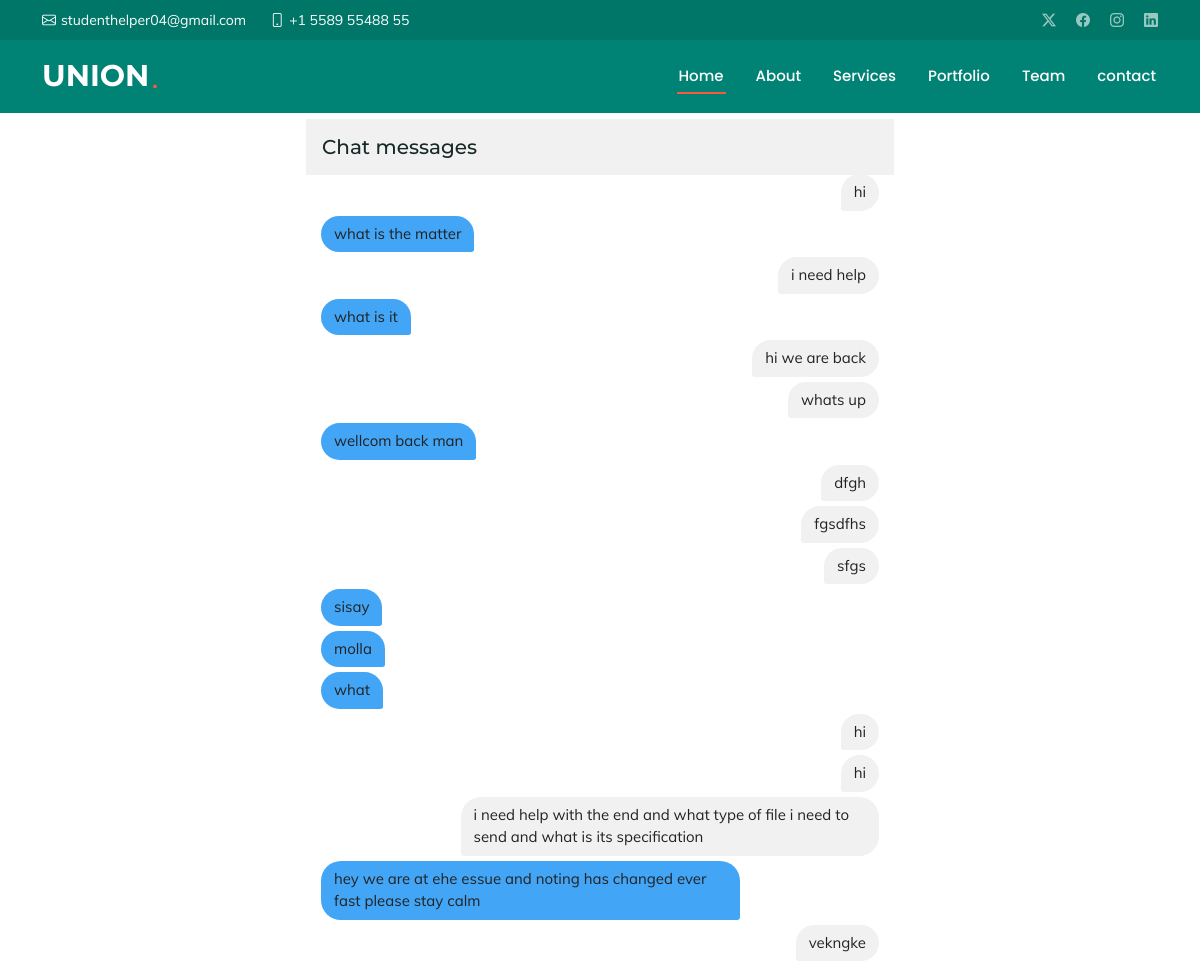
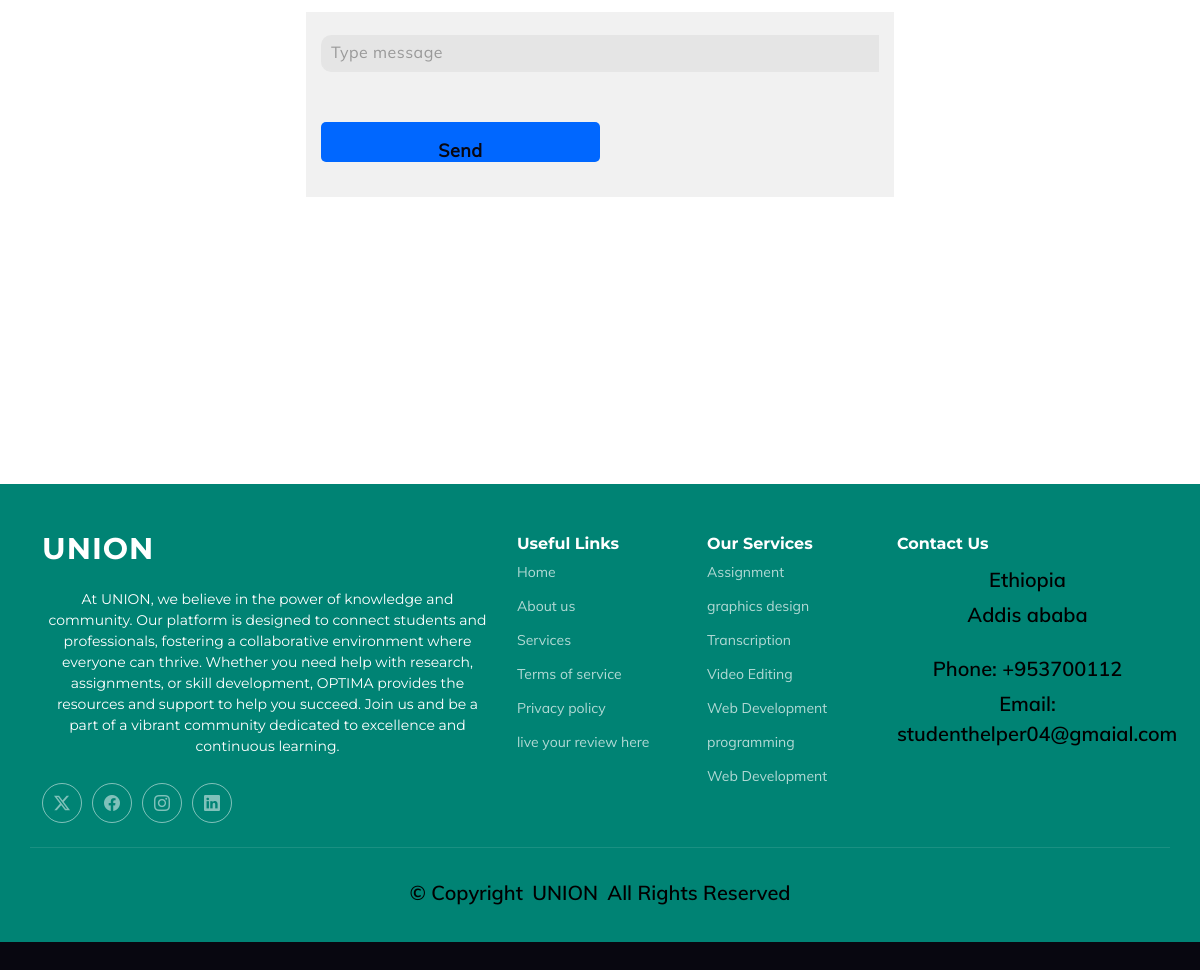
Page /chat/ on the committed database (2 pictures, top to bottom).
### chat/models.py (models this page shows, shortened)
class chat_app(models.Model):
    name = models.CharField(max_length=50,null=False)
    timestamp = models.DateTimeField(auto_now_add=True)
    text = models.TextField(null=True,blank=True,default='no content')
    is_admin = models.BooleanField(default=False,null=False)

### chat/views.py (the view)
# urls.py: path('chat/',chat_view,name='chat' ),]
def chat_view(request):
  if request.method == "POST":
    text = request.POST.get("message")
    is_admin = request.user.is_staff  # Assuming admin users are marked as staff
    chat_app.objects.create(name = request.user,text=text, is_admin=is_admin)
    return redirect('chat:chat')  # Prevent form resubmission
  messages = chat_app.objects.order_by('timestamp')
  return render(request, 'chat/chat.html', {'messages': messages})

### chat/templates/chat/chat.html (shortened to what this page needs)
{% extends 'base.html'  %} {%load static%}
{% block content %}
<section>
    <div>
        <div class="row justify-content-md-center mb-4">
            <div class="col-md-8 col-lg-6">
                <div class="main_card">
                    <div class="card-header d-flex justify-content-between align-items-center p-3">
                        <h5 class="mb-0">Chat messages</h5>
                    </div>
                    <div class="card-body" id="messageContainer">
                        <div id="chatLog">
                            {% for message in messages %}
                                {% if message.is_admin %}
                                    <div class="balon2">
                                        <a>{{ message.text }}</a>
                                    </div>
                                {% else %}
                                    <div class="balon1">
                                        <a>{{ message.text }}</a>
                                    </div>
                                {% endif %}
                            {% endfor %}
                        </div>
                    </div>
                    <div class="card-footer">
                        <form method="post" id="chatForm" class="the_chat_footer">
                            <input type="text" name="message" class="form-control custom-input" placeholder="Type message" aria-label="Type message">
                            <button class="btn btn-primary custom-send" type="submit">Send</button>
                        </form>
                    </div>
                </div>
            </div>
        </div>
    </div>
</section>
{% endblock %}

### static/css/assets/css/demo.css (style rules this page uses)
a { text-decoration: none; }

### static/css/review.css (style rules this page uses)
body { font-family: 'Segoe UI', Tahoma, Geneva, Verdana, sans-serif; background-color: #f7f9fc; margin: 0; padding: 0; }

### static/css/chat.css (style rules this page uses)
.main_card { margin-top: 10%; margin-bottom: 10%; }
.main_card { border-radius: 15px; height: 80%; display: flex; flex-direction: column; }
.card-header { border-radius: 15px 15px 0 0; border-bottom: 0; padding: 15px; background-color: #f1f1f1; }
.card-body { flex: 1; overflow-y: auto; padding: 15px; background: #fff; }
.card-footer { border-radius: 0 0 15px 15px; border-top: 0; padding: 15px; background-color: #f1f1f1; align-items: center; }
.custom-input { border: 0; background: rgba(0, 0, 0, 0.05); border-radius: 10px 0 0 10px; color: #666; height: 40px; width: 70%; padding: 0 10px; }
.custom-send { border-radius: 10px 10px 10px 10px; background: rgb(0, 103, 255); color: #fff; height: 40px; padding: 0 20px; border: none; }
.balon1, .balon2 { margin-top: 5px; margin-bottom: 5px; display: flex; }
.balon1 { justify-content: flex-start; }
.balon1 a { background: #42a5f5; color: #fff; border-radius: 20px 20px 3px 20px; max-width: 75%; padding: 7px 13px; }
.balon2 { justify-content: flex-end; }
.balon2 a { background: #f1f1f1; color: #000; border-radius: 20px 20px 20px 3px; max-width: 75%; padding: 7px 13px; }

### static/css/assets/css/main.css (style rules this page uses)
:root { --default-font: "Roboto", system-ui, -apple-system, "Segoe UI", Roboto, "Helvetica Neue", Arial, "Noto Sans", "Liberation Sans", sans-serif, "Apple Color Emoji", "Segoe UI Emoji", "Segoe UI Symbol", "Noto Color Emoji"; --heading-font: "Montserrat", sans-serif; --nav-font: "Poppins", sans-serif; }
:root { --background-color: #ffffff; --default-color: #222222; --heading-color: #172a28; --accent-color: #008374; --contrast-color: #ffffff; }
:root { --nav-color: #ffffff; --nav-hover-color: #f85a40; --nav-dropdown-background-color: #ffffff; --nav-dropdown-color: #01433c; --nav-dropdown-hover-color: #f85a40; }
:root { scroll-behavior: smooth; }
body { color: var(--default-color); background-color: var(--background-color); font-family: var(--default-font); }
a { color: var(--accent-color); text-decoration: none; transition: 0.3s; }
h1, h2, h3, h4, h5, h6 { color: var(--heading-color); font-family: var(--heading-font); }
section, .section { color: var(--default-color); background-color: var(--background-color); padding: 60px 0; scroll-margin-top: 112px; overflow: clip; }

### static/css/login.css (style rules this page uses)
*, *:before, *:after { margin: 0; box-sizing: border-box; }
body { background-color: #080710; }
::placeholder { color: #111114; }

### static/css/confirm1.css (style rules this page uses)
form * { font-family: 'Poppins',sans-serif; letter-spacing: 0.5px; outline: none; border: none; }
input { display: block; height: 50px; width: 100%; background-color: rgb(5 4 4 / 7%); border-radius: 3px; padding: 0 10px; margin-top: 8px; font-size: 14px; font-weight: 300; }
.btn.btn-primary { margin-top: 50px; margin-bottom:20px; width: 50%; color: #080710; padding: 15px 0; font-size: 18px; font-weight: 600; border-radius: 5px; cursor: pointer; }

### static/css/css/style.css (style rules this page uses)
* { -webkit-box-sizing: border-box; -moz-box-sizing: border-box; box-sizing: border-box; }
body { font-family: "Muli-Regular"; font-size: 15px; color: #999; margin: 0; }
input, textarea, select, button { font-family: "Muli-Regular"; font-size: 15px; }
p, h1, h2, h3, h4, h5, h6, ul { margin: 0; }
a { text-decoration: none; }
.form-control { height: 37px; border: none; border-bottom: 2px solid #e6e6e6; width: 100%; color: #666; }

### rows in the picture
chat_app: text "hi"
chat_app: text "what is the matter"
chat_app: text "i need help"
chat_app: text "what is it"
chat_app: text "hi we are back"
chat_app: text "whats up"
chat_app: text "wellcom back man"
chat_app: text "dfgh"
chat_app: text "fgsdfhs"
chat_app: text "sfgs"
chat_app: text "sisay"
chat_app: text "molla"
chat_app: text "what"
chat_app: text "hi"
chat_app: text "hi"
chat_app: text "i need help with the end and what type of file i need to send and what is its specification"
chat_app: text "hey we are at ehe essue and noting has changed ever fast please stay calm"
chat_app: text "vekngke"
